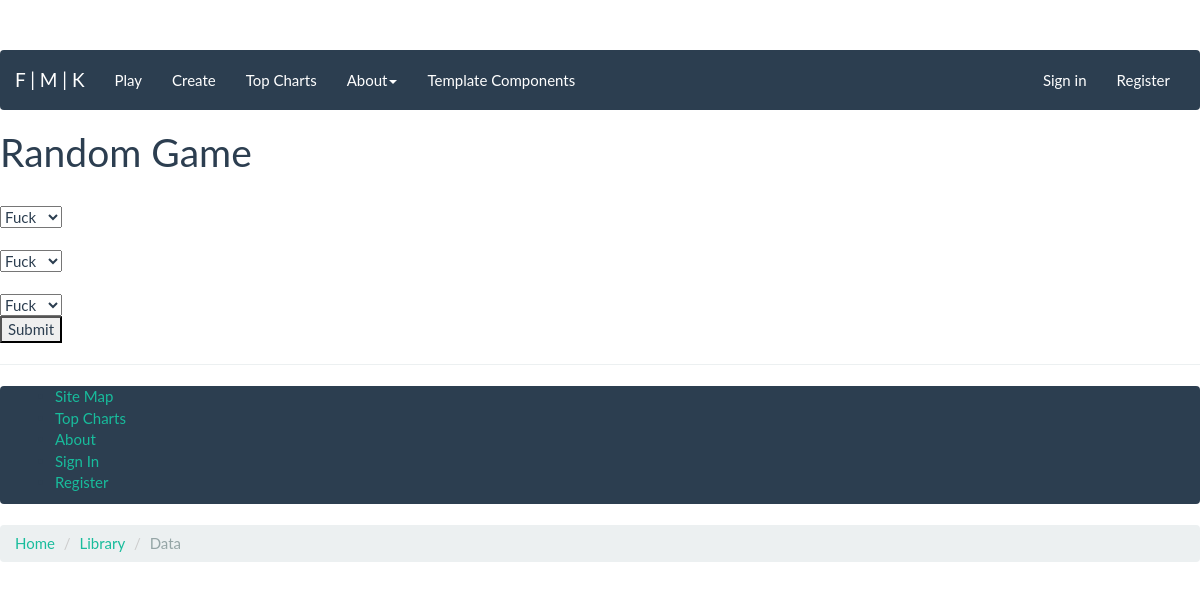
The app's page /fmk/play/random_game/, older data.
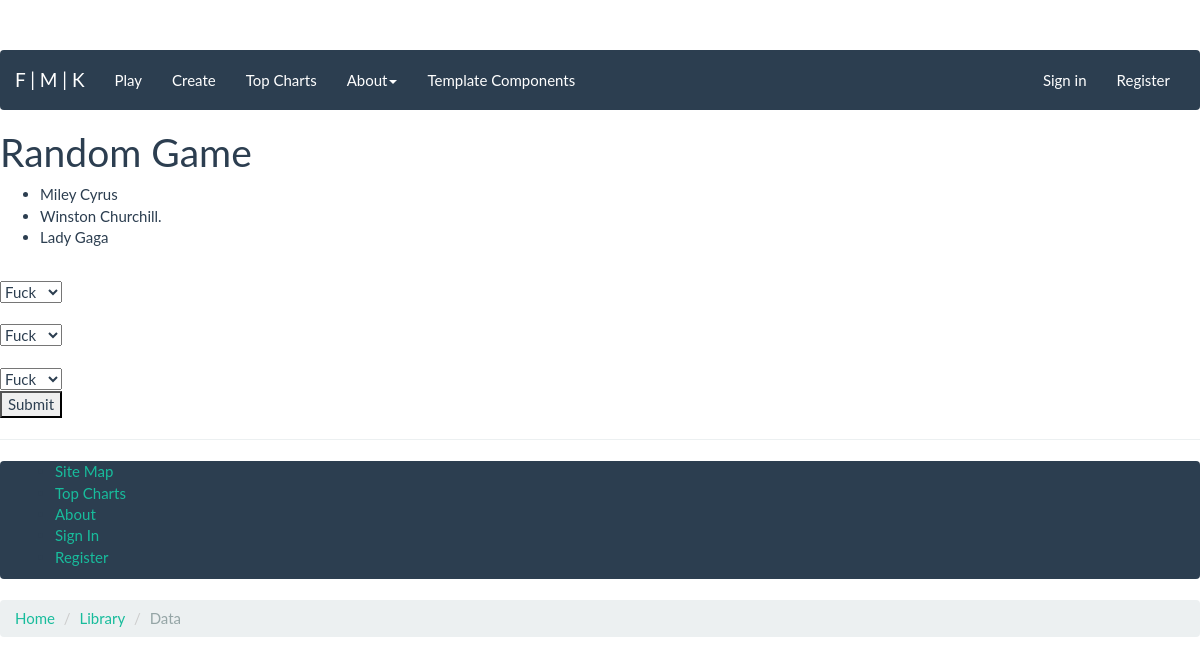
The same page, newer data.
### fmk/models.py (models this page shows)
class Celebrity(models.Model):
	first_name = models.CharField(max_length = 60)
	last_name = models.CharField(max_length = 60)
	picture = models.ImageField(upload_to = 'celebrity_images', blank=True)
	category = models.ForeignKey(Category, verbose_name='categories')
	fuck_count = models.IntegerField(default=0)
	marry_count = models.IntegerField(default=0)
	kill_count = models.IntegerField(default=0)
	def __unicode__(self):
		return self.first_name+' '+self.last_name

### fmk/views.py (the view)
def random_game(request):
    context_dict = {}
    if request.method == 'POST':
        form = ResultForm(request.POST)
        if form.is_valid():
            game=form.save(commit=False)
            if request.user.is_authenticated():
                game.player = Player.objects.get(user=request.user)
                celeb1 = Celebrity.objects.get(celeb_id=request.POST.get("celeb_list1"))
                celeb2 = Celebrity.objects.get(celeb_id=request.POST.get("celeb_list2"))
                celeb3 = Celebrity.objects.get(celeb_id=request.POST.get("celeb_list3"))
                game.game_id = Game.objects.get_or_create(
                    creator=game.player,
                    celebrity1=celeb1,
                    celebrity2=celeb2,
                    celebrity3=celeb3,
                )[0]
                game.save()
                return index(request)
            else:
                return index(request)
        else:
            print form.errors
    else:
        form = ResultForm()
        celeb_list = Celebrity.objects.order_by('?')[:3]
        context_dict = {
            'random_celebs': celeb_list,
            'form': form
        }
    return render(request, 'fmk/random_game.html', context_dict)

### fmk/forms.py (shortened to what this page needs)
class ResultForm (forms.ModelForm):
    OPTIONS = (
        ('F', 'Fuck'),
        ('M', 'Marry'),
        ('K', 'Kill'),
    )
    result1 = forms.ChoiceField(
        choices=OPTIONS
    )
    result2 = forms.ChoiceField(
        choices=OPTIONS
    )
    result3 = forms.ChoiceField(
        choices=OPTIONS
    )
    class Meta:
        model = Result
        fields = ('result1', 'result2', 'result3')
        exclude = ('game_id', 'player')

### templates/fmk/random_game.html (shortened to what this page needs)
{% extends 'fmk/base.html' %}
    {% block body_block %}
        <h1>Random Game</h1>
		{% if random_celebs %}
			<ul>
				{% for celebrity in random_celebs %}
				<li>{{celebrity}}</li>
				{% endfor %}
			</ul>
		{% endif %}
		<form id = "random_game_form" method='post' action = "/fmk/play/random_game/">
			{% for field in form.visible_fields %}
				<br>
				{{ field }}
			{% endfor %}
			<input type = "submit" name = "submit" value = "Submit" />
		</form>
      {% endblock %}

Row changes from the older to the newer data that the page shows:
added Celebrity: first_name+last_name "Miley Cyrus"
added Celebrity: first_name+last_name "Winston Churchill."
added Celebrity: first_name+last_name "Lady Gaga"
